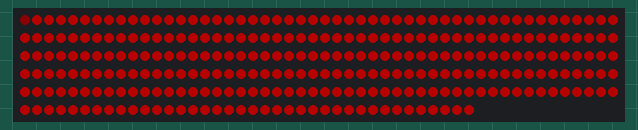
A sketch run on a simulated Arduino Uno, built with avr-gcc and run on an emulated ATmega328P. On the bench: 288 RGB LEDs in strip order, left to right, continuing on the next row. Dim RGB values are drawn brighter than linear; colours are those a GRB WS2812 strip shows for the declared byte order; random numbers use the default seed unless the sketch sets one.

Above: at 0.17 s.

The sketch:

randomlamp.ino
```cpp
#include "FastLED.h"

#define NUM_LEDS 288
#define DATA_PIN 6

CRGB leds[NUM_LEDS];

void setup() {
LEDS.addLeds<WS2812,DATA_PIN,RGB>(leds,NUM_LEDS);
LEDS.setBrightness(64);
}

void red() {
fill_solid(leds,NUM_LEDS,CRGB(0,255,0));
}

void redshift_random() {

red();

for(int i = 0; i < NUM_LEDS; i++) {
    leds[i] = CRGB(0,i*random8()+45,0);
    FastLED.show();
    delay(10);
}

delay(3000);

for(int i = (NUM_LEDS-1); i>= 0; i--) {
    leds[i] = CRGB(0,255,0);
    FastLED.show();
    delay(10);
}

}

void loop() {
//red();
redshift_random();
}
```
